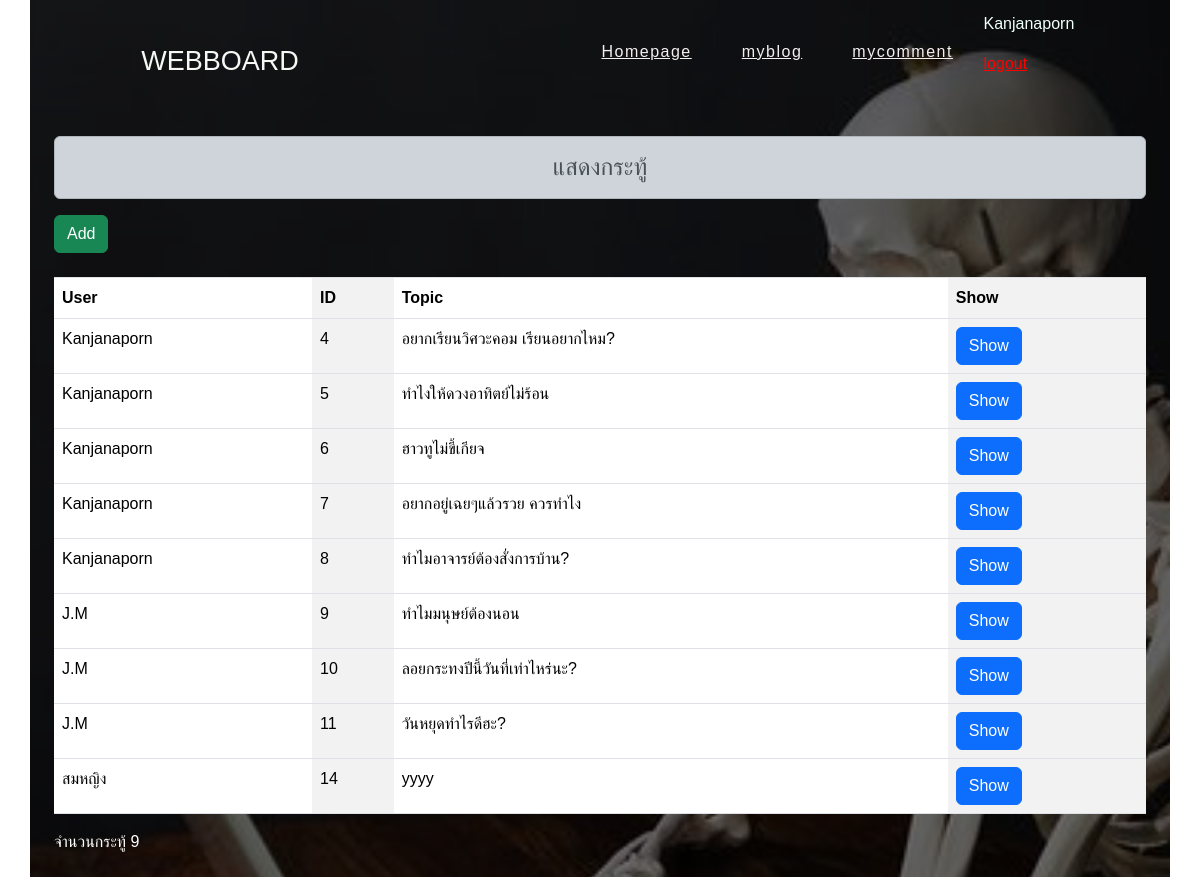
The page /test_webbord.php (signed in) on the database its author committed.
### tables this page shows
CREATE TABLE `posts` (
  `post_id` int(11) NOT NULL,
  `post_name` varchar(255) NOT NULL,
  `detail` longtext DEFAULT NULL,
  `id` int(11) DEFAULT NULL
);

CREATE TABLE `users` (
  `id` int(255) NOT NULL,
  `name` varchar(255) NOT NULL,
  `email` varchar(255) NOT NULL,
  `password` varchar(255) NOT NULL
);

### test_webbord.php (the view, shortened to what this page needs)
<?php
include('config.php');
?>
<!DOCTYPE html>
<html lang="en">
<head>
    <link rel="stylesheet" href="test_webboard.css "
 />
</head>
<div class="container bg">
  <div class="navBar">
    <div class="body">
    <h2 class="lopo">WEBBOARD</h2>
    </div>
    <ul>
      <li><a href="main.php">Homepage</a></li>
      <li><a href="my_webbord.php">myblog</li>
      <li><a href="my_comment.php">mycomment</a></li>
    </ul>
    <div>
    <?php if (isset($_SESSION['user_name'])) :?>
               <div class="dropdown">
                 <link rel="stylesheet" href="aferlogin.css">
                  <p class="dropbtn" style="cursor: pointer;"><?php echo$_SESSION['user_name'] ?></p>
                  <div class="dropdown-content">
                     <p class="logout"><a href="main.php?logout='1'" style="color: red;">logout</a></p>
                  </div>
               </div>
            <?php endif ?>
   </div>
    </div>
    <link rel="stylesheet" href="bootstrap/css/bootstrap.min.css">
    <link href="https://cdn.jsdelivr.net/npm/bootstrap@5.3.2/dist/css/bootstrap.min.css" rel="stylesheet">
</head>
<body>
        <div class="container ">
            <div class="h4 text-center alert alert-dark md-3 mt-3" role="alert">แสดงกระทู้</div>
            <?php if (isset($_SESSION['user_id'])) { ?>
                <a href="add_post.php?userID=<?= $_SESSION['user_id'] ?>" class="btn btn-success mb-4">Add</a>
            <?php } ?>
            <table class="table table-striped-columns">
                <tr>
                    <th>User</th>
                    <th>ID</th>
                    <th>Topic</th>
                    <th>Show</th>
                </tr>
                <?php
                $sql3 = "SELECT COUNT(post_id) AS countPost FROM posts";
                $resilt3 = mysqli_query($conn,$sql3);
                $row3 = mysqli_fetch_array($resilt3);
                $sql = "SELECT users.name, posts.post_id, posts.post_name FROM posts inner join users on posts.id = users.id";
                $result = mysqli_query($conn, $sql);
                while ($row = mysqli_fetch_array($result)) {
                ?>
                    <tr>
                        <td><?= $row['name'] ?></td>
                        <td><?= $row['post_id'] ?></td>
                        <td><?= $row['post_name'] ?></td>
                        <td><a href="show_post.php?post_id=<?= $row['post_id'] ?>" class="btn btn-primary">Show</a></td>
                    </tr>
                <?php
                }
                ?>
            </table>
             <div><p style="color: #fff;">จำนวนกระทู้ <?php echo $row3['countPost']?></p></div>
        </div>
</body>
</html>

### test_webboard.css (style rules this page uses)
* { margin: 0; padding: 0; box-sizing: border-box; font-family: arial; }
* a { text-decoration: none; }
* li { list-style: none; }
.bg::after { content: ""; top: 0; left: 0; width: 100%; height: 100%; position: absolute; z-index: -1; filter: brightness(45%); background-image: url("img/b80816685af333d8752a9ccebeb97c64.jpg"); background-size: cover; background-position: center; }
.container { min-height: 120vh; padding-bottom: 50px; margin: 0 auto; position: relative; }
.bg { position: relative; width: 100%; height: 100%; }
.navBar { display: flex; width: 85%; justify-content: space-between; margin: 0 auto; align-items: center; height: 15vh; }
.navBar ul { display: flex; align-items: center; }
.navBar ul li { padding: 0 25px; }
.navBar ul li a { font-size: 1rem; color: #f5efef; font-weight: 400; letter-spacing: 1.5px; }
.lopo { color: #f5f8f3; font-size: 27px; font-family: Arial; padding-left: 10px; float: left; padding-top: 10px; margin-top: 0.5px; margin-right: 15rem; }

### aferlogin.css (style rules this page uses)
.dropbtn { color: azure; }

### rows shown on the page
posts: id.name "Kanjanaporn", post_id "4", post_name "อยากเรียนวิศวะคอม เรียนอยากไหม?"
posts: id.name "Kanjanaporn", post_id "5", post_name "ทำไงให้ดวงอาทิตย์ไม่ร้อน"
posts: id.name "Kanjanaporn", post_id "6", post_name "ฮาวทูไม่ขี้เกียจ"
posts: id.name "Kanjanaporn", post_id "7", post_name "อยากอยู่เฉยๆแล้วรวย ควรทำไง"
posts: id.name "Kanjanaporn", post_id "8", post_name "ทำไมอาจารย์ต้องสั่งการบ้าน?"
posts: id.name "J.M", post_id "9", post_name "ทำไมมนุษย์ต้องนอน"
posts: id.name "J.M", post_id "10", post_name "ลอยกระทงปีนี้วันที่เท่าไหร่นะ?"
posts: id.name "J.M", post_id "11", post_name "วันหยุดทำไรดีฮะ?"
posts: id.name "สมหญิง", post_id "14", post_name "yyyy"

### other values the page prints
$_SESSION['user_name'] "Kanjanaporn"
$row3['countPost'] "9"
